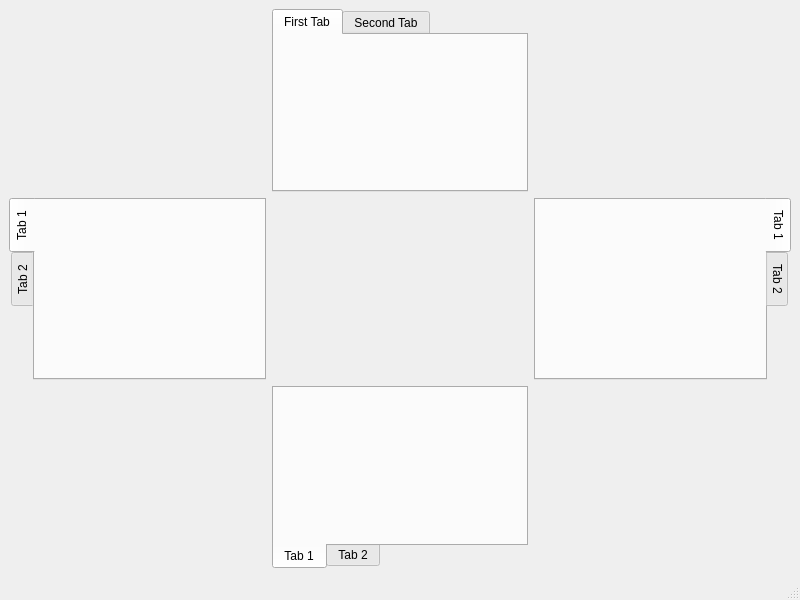
<?xml version="1.0" encoding="UTF-8"?>
<ui version="4.0">
 <class>MainWindow</class>
 <widget class="QMainWindow" name="MainWindow">
  <property name="geometry">
   <rect>
    <x>0</x>
    <y>0</y>
    <width>800</width>
    <height>600</height>
   </rect>
  </property>
  <property name="windowTitle">
   <string>MainWindow</string>
  </property>
  <widget class="QWidget" name="centralwidget">
   <layout class="QGridLayout" name="gridLayout">
    <item row="1" column="0">
     <widget class="QTabWidget" name="tabWidget_3">
      <property name="tabPosition">
       <enum>QTabWidget::West</enum>
      </property>
      <widget class="QWidget" name="tab_5">
       <attribute name="title">
        <string>Tab 1</string>
       </attribute>
      </widget>
      <widget class="QWidget" name="tab_6">
       <attribute name="title">
        <string>Tab 2</string>
       </attribute>
      </widget>
     </widget>
    </item>
    <item row="0" column="1">
     <widget class="QTabWidget" name="tabWidget">
      <property name="currentIndex">
       <number>0</number>
      </property>
      <widget class="QWidget" name="tab">
       <attribute name="title">
        <string>First Tab</string>
       </attribute>
      </widget>
      <widget class="QWidget" name="tab_2">
       <attribute name="title">
        <string>Second Tab</string>
       </attribute>
      </widget>
     </widget>
    </item>
    <item row="2" column="1">
     <widget class="QTabWidget" name="tabWidget_2">
      <property name="tabPosition">
       <enum>QTabWidget::South</enum>
      </property>
      <widget class="QWidget" name="tab_3">
       <attribute name="title">
        <string>Tab 1</string>
       </attribute>
      </widget>
      <widget class="QWidget" name="tab_4">
       <attribute name="title">
        <string>Tab 2</string>
       </attribute>
      </widget>
     </widget>
    </item>
    <item row="1" column="2">
     <widget class="QTabWidget" name="tabWidget_4">
      <property name="tabPosition">
       <enum>QTabWidget::East</enum>
      </property>
      <widget class="QWidget" name="tab_7">
       <attribute name="title">
        <string>Tab 1</string>
       </attribute>
      </widget>
      <widget class="QWidget" name="tab_8">
       <attribute name="title">
        <string>Tab 2</string>
       </attribute>
      </widget>
     </widget>
    </item>
   </layout>
  </widget>
  <widget class="QMenuBar" name="menubar">
   <property name="geometry">
    <rect>
     <x>0</x>
     <y>0</y>
     <width>800</width>
     <height>29</height>
    </rect>
   </property>
  </widget>
  <widget class="QStatusBar" name="statusbar"/>
 </widget>
 <resources/>
 <connections/>
</ui>
